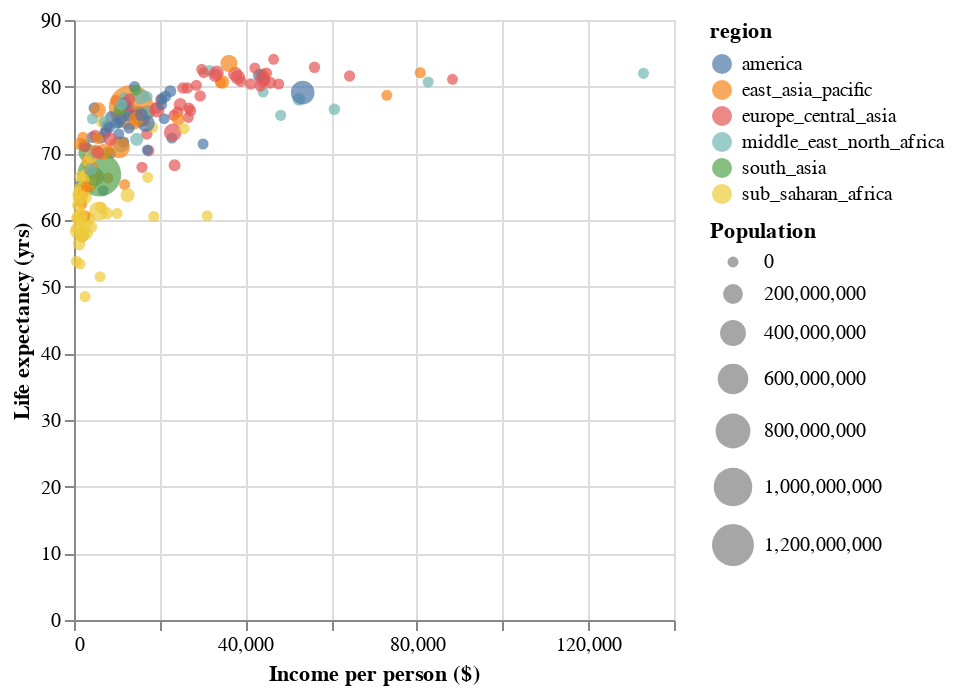

Notebook source saved alongside this figure:
### Markdown cell above
### Part 1.1 Add selection (10 points)

Make a scatter plot to show the relationship between average personal income and average health score for each country. Use different colors for different regions. Also add tooltip to it to show the information about the country name and population. In the end, allow the user to select a single country to highlight while all the other become light grey.

### Code cell
# interactive selection for country w/ click
highlight = alt.selection_single(fields=["country"], on="click", empty="all")

# income vs health scatterplot
alt.Chart(df).mark_circle().encode(
    x=alt.X("income", title="Income per person ($)"),
    y=alt.Y("health", title="Life expectancy (yrs)"),
    color=alt.condition(highlight, "region", alt.value("gray")),
    size=alt.Size("population", scale=alt.Scale(range=[30, 500]), title="Population"),
    tooltip=["country", "population"]).add_selection(highlight)

### Figure 1 — Vega-Lite specification as saved in the notebook (floating-point values rounded to 4 significant figures; data arrays with more than 128 entries replaced by an {"elided": "..."} marker saying what was removed)
{"config": {"view": {"continuousWidth": 300, "continuousHeight": 300}}, "data": {"name": "data-0cccb53798da4802be2d0e8a4b32b4c1"}, "mark": {"type": "circle"}, "encoding": {"color": {"condition": {"param": "param_1", "empty": true, "field": "region"}, "value": "gray"}, "size": {"field": "population", "scale": {"range": [30, 500]}, "title": "Population", "type": "quantitative"}, "tooltip": [{"field": "country", "type": "nominal"}, {"field": "population", "type": "quantitative"}], "x": {"field": "income", "title": "Income per person ($)", "type": "quantitative"}, "y": {"field": "health", "title": "Life expectancy (yrs)", "type": "quantitative"}}, "params": [{"name": "param_1", "select": {"type": "point", "fields": ["country"], "on": "click"}}], "$schema": "https://vega.github.io/schema/vega-lite/v5.20.1.json", "datasets": {"data-0cccb53798da4802be2d0e8a4b32b4c1": {"elided": "187 records"}}}
